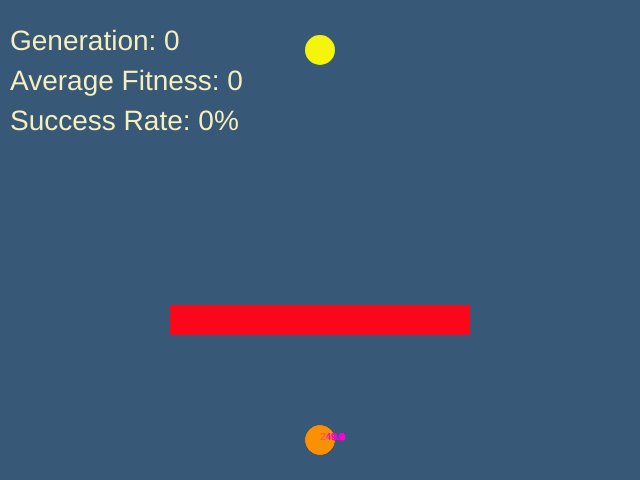
Frame 1 (no input)
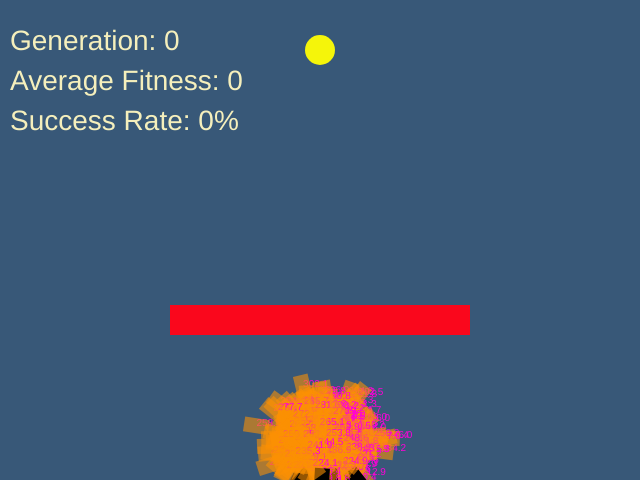
Frame 60 (no input)
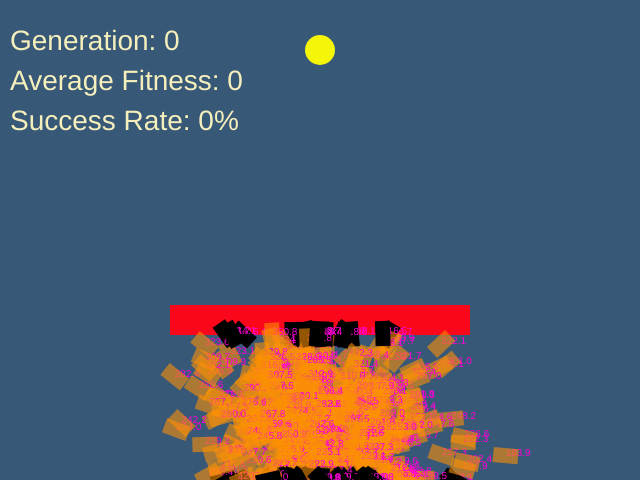
Frame 120 (the mouse pressed at the canvas centre since frame 60)

The p5.js sketch that drew these frames (run headless with seeded random() and noise() and a simulated clock; from frame 60 on, the mouse is pressed at the canvas centre):

// p5.js sketch
// ── sketch.js
const LIFE_SPAN = 800; //HOW LONG THE FLIES LIVE
const POP_SIZE = 500 //HOW MANY FLIES DO WE WANT
const REWARD_MULTI = 1000; //WHAT IS THE REWARD FOR FINDING FOOD
const PUNISH_DIV = 3; //WHAT IS THEIR PUNISHMENT FOR HITTING SOMETHING
const MUTATION_RATE = 0.1; //WHAT IS THE RATE AT WHICH FLIES MUTATE

let count = 0;
let generation = 0;
let averageFit = 0;
let successRate = 0;





function setup() {
    console.log('Hello');

    createCanvas(640, 480);


    population = new Population(LIFE_SPAN, POP_SIZE, REWARD_MULTI, PUNISH_DIV)

}

function draw() {
    background(56, 88, 120);

    textSize(28);
    fill(245, 239, 188);
    text("Generation: " + generation, 10, 50);
    text("Average Fitness: " + averageFit, 10, 90)
    text("Success Rate: " + successRate + "%", 10, 130)

    population.run(count)
    count ++;

    if (count == LIFE_SPAN) {
        population.evaluate();

        averageFit = population.findAverageFitness();
        successRate = population.successRate
        
        let newFlies = population.generateNewPopulation(MUTATION_RATE);

        population = new Population(LIFE_SPAN, POP_SIZE, REWARD_MULTI, PUNISH_DIV, newFlies)



        count = 0
        generation++
    }

}
// ── DNA.js
class DNA {
    constructor(length) {
        this.genes = []

        for(let i = 0; i < length; i++){
            this.genes[i] = p5.Vector.random2D();
            this.genes[i].setMag(0.1);

        }

    }
}
// ── Fly.js
class Fly {
    constructor(lifeSpan, reward, punishment, food) {
        this.pos = createVector(width/2, height - 40);
        this.acc = createVector();
        this.vel = createVector();
        this.dna = new DNA(lifeSpan);
        this.reward = reward;
        this.punishment = punishment;
        this.food = food;
        this.fitness = 0;
        this.hitSomething = false;
        this.gotFood = false;

        this.searchingColor = color(252, 144, 3, 150);
        this.foundColor = color(0, 255, 20, 150);
        this.hitColor = color(0, 0, 0);



    }
    
    calcFitness(){
        //Fitness
        let distance = dist(this.pos.x, this.pos.y, this.food.pos.x, this.food.pos.y);
        this.fitness = map(distance, 0, width, width, 0);

        //Apply Modifiers
        if(distance <= this.food.radius){
            this.fitness *= this.reward;

        }

        if(this.hitSomething){
            this.fitness /= this.punishment;
        }



    }

    update(count, wall) {

        if(!this.hitSomething){
            this.applyForce(this.dna.genes[count]);
            this.vel.add(this.acc);
            this.pos.add(this.vel);
            this.acc.mult(0);
        }  

        //Hit edges
        if(this.pos.y > height || this.pos.y < 0 || this.pos.x > width || this.pos.x < 0){
            this.hitSomething = true;

        }

        //Hit Wall
        if(wall.hitWall(this.pos.x, this.pos.y)){
            this.hitSomething = true;

        }

        // Check Food
        let distance = dist(this.pos.x, this.pos.y, this.food.pos.x, this.food.pos.y);
        if(distance < this.food.radius){
            this.gotFood = true;
            this.hitSomething = true;

        }

        this.calcFitness();



    }

    applyForce(force) {
        this.acc.add(force);
    }


    show(){
        push();
        noStroke();
        translate(this.pos.x, this.pos.y);
        fill(255, 0, 217);
        textSize(10);
        text(this.fitness.toFixed(1), 0, 0);
        rotate(this.vel.heading());
        
        if(this.gotFood){
            fill(this.foundColor);

        
        }else if(this.hitSomething){
            fill(this.hitColor)

        }else{
            fill(this.searchingColor);

        }
        


       
        rectMode(CENTER);
        rect(0, 0, 25, 15);
        pop();


    }

}
// ── Food.js
class Food {
    constructor(x, y, radius) {
        this.pos = createVector(x, y);
        this.radius = radius;

    }

    show() {
        push();
        noStroke();
        translate(this.pos.x, this.pos.y);
        fill(245, 245, 10)
        ellipse(0, 0, this.radius, this.radius)
        pop();

    }
}
// ── Population.js
class Population {
    constructor(lifeSpan, popSize, reward, punishment, newPopulation) {
        this.lifeSpan = lifeSpan;
        this.popSize = popSize;
        this.reward = reward;
        this.punishment = punishment;
        this.successRate = 0;

        this.food = new Food(width/2, 50, 30);
        this.wall = new Wall(width/2, height - height/3, 300, 30);


        this.flies = [];
        this.pool = [];

        if(newPopulation === undefined){
            for(let i = 0; i < this.popSize; i++){
                this.flies[i] = new Fly(this.lifeSpan, this.reward, this.punishment, this.food);
            }
        }else{
            this.flies = newPopulation;
        }

    }
    

    evaluate(){

        let maxFit = 0;

        for(let i = 0; i < this.popSize; i++){

            if(this.flies[i].gotFood){
                this.successRate += 1;
            
            }

            if(this.flies[i].fitness > maxFit){
                maxFit = this.flies[i].fitness;

            }
        }

        this.successRate = ((this.successRate/this.popSize) * 100).toFixed(20);
        
        for(let i = 0; i < this.popSize; i++){

            let poolRank = int(this.flies[i].fitness/maxFit * 40)

            for(let j = 0; j < poolRank; j++){
                this.pool.push(this.flies[i]);
            }
        }
    }

    findAverageFitness(){

        let totalFitness = 0;

        for(let i =0; i < this.popSize; i++){
            totalFitness += this.flies[i].fitness;
        }

        return(totalFitness / this.popSize).toFixed(2);
    }


    generateNewPopulation(mutationRate){

        let newFlies = [];

        for(let i = 0; i < this.popSize; i++){
            
            let newFly = new Fly(this.lifeSpan, this.reward, this.punishment, this. food);

            let randomA = int(random(0, this.pool.length));
            let randomB = int(random(0, this.pool.length));

            let parentA = this.pool[randomA];
            let parentB = this.pool[randomB];

            newFly.dna.generateMergedDNA(mutationRate, parentA, parentB);

            newFlies.push(newFly);




        
        }

        return newFlies;


    }


    run(count){
        this.food.show();
        this.wall.show();
        for(let i = 0; i < this.popSize; i++){
            this.flies[i].update(count, this.wall);
            this.flies[i].show();


        }

    
    }

}
// ── Wall.js
class Wall {
    constructor(x, y, w, h) {
        this.pos = createVector(x, y);
        this.w = w;
        this.h = h;


    }

    show(){
        push();
        noStroke();
        fill(250, 7, 28);
        translate(this.pos.x, this.pos.y);
        rectMode(CENTER);
        rect(0, 0, this.w, this.h);
        pop();

    }

    hitWall(flyX, flyY) {
        // Check if the flies position is within the bounds of the wall
        if (flyX > this.pos.x - this.w / 2 && flyX < this.pos.x + this.w / 2 && flyY > this.pos.y - this.h / 2 && flyY < this.pos.y + this.h / 2) {
            // If so we have hit the wall
            return true;
        } else {
            // Otherwise we haven't
            return false;
        }
    }
}
